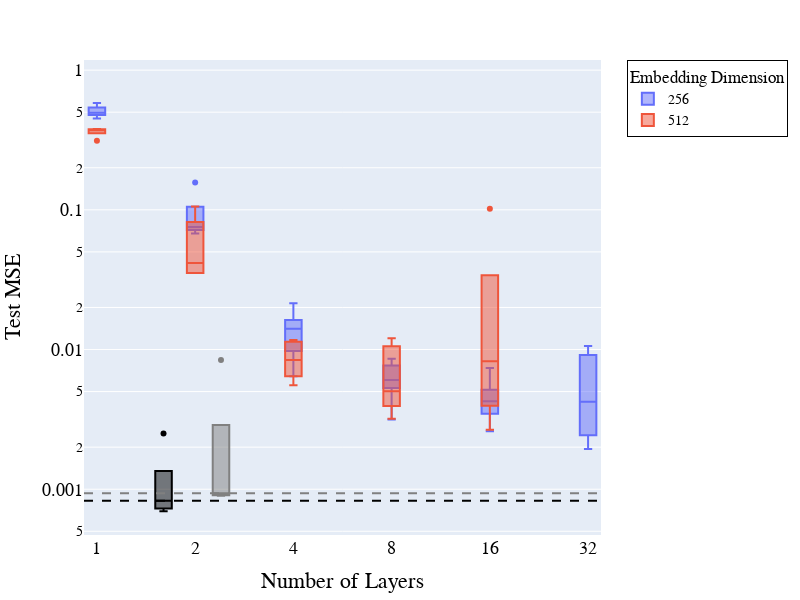

Notebook code cell kept with this figure:
### Code cell
import plotly.express as px
import numpy as np
import plotly.graph_objects as go

df_plot = df_long.copy()
df_plot["epoch"] = df_plot["epoch"].astype(str)

# compute baseline
filter_dic_baseline = {
    "n_layer": "2",
    "n_embd": "256",
    #"embedding": "gaussian",
    "read_in_bias": "False",
    "epoch": 299,
}

df_baseline = df_plot.copy()
for key, value in filter_dic_baseline.items():
    df_baseline = df_baseline[np.isin(df_baseline[key], [value, "missing"])]

# only fourier or gaussian
df_baseline = df_baseline[df_baseline["embedding"] != "none"]

# compute the mean test_loss grouped by embedding
df_baseline_grouped = df_baseline.groupby(["embedding", "epoch"])["test_loss"].median().reset_index()






filter_dic = {
    "epoch": "299",
    #"n_embd": "256",
    "embedding": "none",
    "read_in_bias": "False",
    "attention_only": "True",
    "n_epochs": "400",
}
# remove 128 n_embd
df_plot = df_plot[df_plot["n_embd"] != "128"]

#df_plot = df_long.copy()
for key, value in filter_dic.items():
    df_plot = df_plot[np.isin(df_plot[key], [value, "missing"])]

df_plot["n_layer"] = df_plot["n_layer"].astype("int")
# order n_layer
#df_plot["n_layer"] = pd.Categorical(df_plot["n_layer"], categories=["1", "2", "4", "6", "8", "10", "12", "14", "16", "18", "20"], ordered=True)
# order n_embd as categorical
df_plot["n_embd"] = df_plot["n_embd"].astype(str)
#df_plot["n_embd"] = pd.Categorical(df_plot["n_embd"], categories=["128", "256", "512"], ordered=True)

fig = px.box(df_plot, 
           x="n_layer", 
           #y="embedding", 
           y = "test_loss",
           color="n_embd", 
           hover_data=["iter", "n_embd"],
           title="Test Loss vs. Epoch",
           #facet_col="read_in_bias",
           #facet_row="embedding",
           log_y=True,
           category_orders={"n_layer": ["1", "2", "4", "8", "16", "32"]}, # removed 1
           log_x=True,
           height=600,
)

# print count per n_layer
print(df_plot["n_layer"].value_counts())
print(df_plot["attention_only"].value_counts())
print(df_plot["n_epochs"].value_counts())



# # Add horizontal lines and annotations for the baseline
for i, embedding in enumerate(df_baseline["embedding"].unique()):
    baseline_data = df_baseline_grouped[df_baseline_grouped["embedding"] == embedding]
    color = "grey" if i else "black"
    for i, row in baseline_data.iterrows():
        fig.add_hline(y=row["test_loss"], line_dash="dash", line_color=color)
        # Adjust the annotation position to be near the right side of the plot
        fig.add_annotation(
            x=0.95,  # Use relative coordinates (0 to 1) for x position
            y=row["test_loss"], 
            #text=f"{embedding} baseline (epoch {row['epoch']})", 
            showarrow=True, 
            arrowhead=2,
            ax=0.95,  # Position arrow base at the same relative x position
            ay=row["test_loss"],  # Position arrow base at the same y value
            xref="paper",  # Reference x to the entire plot
            yref="y",  # Reference y to the y-axis value
            font=dict(size=14),
            #bgcolor="white",
            #bordercolor="black",
            borderwidth=2,
        )

# Create baseline box plots and add them to the main plot
# Create baseline box plots and add them to the main plot
for i, embedding in enumerate(df_baseline["embedding"].unique()):
    df_baseline_embedding = df_baseline[df_baseline["embedding"] == embedding]
    increment = 0.4 if i else -0.4  # Shift the baseline box plots to the left or right
    df_baseline_embedding["n_layer"] = df_baseline_embedding["n_layer"].astype(float) + increment
    color = "grey" if i else "black"
    baseline_fig = px.box(
        df_baseline_embedding, 
        x="n_layer", 
        y="test_loss",
        color="n_embd",
        color_discrete_sequence=[color],  # Set to black
        log_y=True,
        height=600,
    )
    for trace in baseline_fig.data:
        trace.update(showlegend=False)  # Hide legend for the baseline traces
        fig.add_trace(trace)

    
# Update layout for better readability
fig.update_layout(
    #title="Test Loss vs. Epoch",
    title="",
    xaxis_title="Number of Layers",
    yaxis_title="Test MSE",
    legend_title="Embedding Dimension",
    font=dict(
        family="Arial, sans-serif",
        size=18,  # Increase the font size
        color="black"
    ),
    title_font=dict(
        size=20,  # Increase the title font size
        color="black"
    ),
    legend=dict(
        x=1.05,
        y=1,
        traceorder="normal",
        bgcolor="white",
        bordercolor="black",
        borderwidth=1,
        font=dict(size=14),  # Increase legend font size
    ),
    margin=dict(l=40, r=40, t=60, b=40),  # Adjust margins for better layout
    # make box wider
    boxmode='overlay',
    boxgap=0.2,
    boxgroupgap=0.2,
)
# make ticks only for the layers in the plot
fig.update_xaxes(tickvals=[1, 2, 4, 8, 16, 32])
# make the plot square
fig.update_layout(height=600, width=800)

fig.show()

# save to pdf
import plotly.io as pio
#pio.write_image(fig, "plots/sort_n_layers.pdf")

# save to svg
import plotly.io as pio
pio.write_image(fig, "plots/sort_n_layers_2.svg")

### Figure 1 — Plotly figure (JSON) as saved in the notebook; plotly's stock layout.template omitted (floating-point values rounded to 4 significant figures)
{"data": [{"alignmentgroup": "True", "customdata": [["3", "256"], ["4", "256"], ["1", "256"], ["1", "256"], ["2", "256"], ["0", "256"], ["3", "256"], ["4", "256"], ["2", "256"], ["4", "256"], ["1", "256"], ["4", "256"], ["1", "256"], ["2", "256"], ["3", "256"], ["0", "256"], ["3", "256"], ["0", "256"], ["2", "256"], ["4", "256"], ["2", "256"], ["0", "256"], ["0", "256"], ["1", "256"], ["3", "256"], ["1", "256"], ["0", "256"], ["2", "256"], ["3", "256"], ["4", "256"]], "hovertemplate": "n_embd=%{customdata[1]}<br>n_layer=%{x}<br>test_loss=%{y}<br>iter=%{customdata[0]}<extra></extra>", "legendgroup": "256", "marker": {"color": "#636efa"}, "name": "256", "notched": false, "offsetgroup": "256", "orientation": "v", "showlegend": true, "type": "box", "x": [8, 8, 8, 1, 1, 1, 1, 1, 4, 4, 16, 16, 32, 32, 32, 16, 16, 32, 16, 32, 8, 8, 4, 4, 4, 2, 2, 2, 2, 2], "x0": " ", "xaxis": "x", "y": [0.003161, 0.006028, 0.007381, 0.4958, 0.5815, 0.4875, 0.5257, 0.4502, 0.0141, 0.01455, 0.004264, 0.007369, 0.00864, 0.01062, 0.001944, 0.002599, 0.003752, 0.004226, 0.004424, 0.002601, 0.008575, 0.00604, 0.02147, 0.006429, 0.01087, 0.1568, 0.06761, 0.07542, 0.08785, 0.07327], "y0": " ", "yaxis": "y"}, {"alignmentgroup": "True", "customdata": [["1", "512"], ["2", "512"], ["4", "512"], ["0", "512"], ["3", "512"], ["0", "512"], ["4", "512"], ["0", "512"], ["1", "512"], ["3", "512"], ["2", "512"], ["1", "512"], ["0", "512"], ["2", "512"], ["3", "512"], ["4", "512"], ["1", "512"], ["0", "512"], ["1", "512"], ["4", "512"], ["3", "512"], ["2", "512"], ["2", "512"], ["3", "512"], ["4", "512"]], "hovertemplate": "n_embd=%{customdata[1]}<br>n_layer=%{x}<br>test_loss=%{y}<br>iter=%{customdata[0]}<extra></extra>", "legendgroup": "512", "marker": {"color": "#EF553B"}, "name": "512", "notched": false, "offsetgroup": "512", "orientation": "v", "showlegend": true, "type": "box", "x": [4, 4, 4, 4, 4, 8, 1, 1, 1, 1, 1, 2, 2, 2, 2, 2, 8, 16, 16, 8, 8, 8, 16, 16, 16], "x0": " ", "xaxis": "x", "y": [0.01169, 0.006725, 0.005538, 0.008406, 0.01128, 0.005027, 0.3118, 0.3784, 0.3755, 0.3668, 0.3761, 0.07371, 0.1057, 0.0416, 0.03538, 0.03526, 0.01006, 0.004393, 0.1016, 0.003195, 0.004188, 0.01203, 0.00266, 0.01151, 0.008252], "y0": " ", "yaxis": "y"}, {"alignmentgroup": "True", "hovertemplate": "n_embd=256<br>n_layer=%{x}<br>test_loss=%{y}<extra></extra>", "legendgroup": "256", "marker": {"color": "black"}, "name": "256", "notched": false, "offsetgroup": "256", "orientation": "v", "showlegend": false, "type": "box", "x": [1.6, 1.6, 1.6, 1.6, 1.6], "x0": " ", "xaxis": "x", "y": [0.0009657, 0.0007382, 0.0006954, 0.0008273, 0.002504], "y0": " ", "yaxis": "y"}, {"alignmentgroup": "True", "hovertemplate": "n_embd=256<br>n_layer=%{x}<br>test_loss=%{y}<extra></extra>", "legendgroup": "256", "marker": {"color": "grey"}, "name": "256", "notched": false, "offsetgroup": "256", "orientation": "v", "showlegend": false, "type": "box", "x": [2.4, 2.4, 2.4, 2.4, 2.4], "x0": " ", "xaxis": "x", "y": [0.0008996, 0.0009349, 0.0009071, 0.008419, 0.00104], "y0": " ", "yaxis": "y"}], "layout": {"annotations": [{"arrowhead": 2, "ax": 0.95, "ay": 0.0008273, "borderwidth": 2, "font": {"size": 14}, "showarrow": true, "x": 0.95, "xref": "paper", "y": 0.0008273, "yref": "y"}, {"arrowhead": 2, "ax": 0.95, "ay": 0.0009349, "borderwidth": 2, "font": {"size": 14}, "showarrow": true, "x": 0.95, "xref": "paper", "y": 0.0009349, "yref": "y"}], "boxgap": 0.2, "boxgroupgap": 0.2, "boxmode": "overlay", "font": {"color": "black", "family": "Arial, sans-serif", "size": 18}, "height": 600, "legend": {"bgcolor": "white", "bordercolor": "black", "borderwidth": 1, "font": {"size": 14}, "title": {"text": "Embedding Dimension"}, "tracegroupgap": 0, "traceorder": "normal", "x": 1.05, "y": 1}, "margin": {"b": 40, "l": 40, "r": 40, "t": 60}, "shapes": [{"line": {"color": "black", "dash": "dash"}, "type": "line", "x0": 0, "x1": 1, "xref": "x domain", "y0": 0.0008273, "y1": 0.0008273, "yref": "y"}, {"line": {"color": "grey", "dash": "dash"}, "type": "line", "x0": 0, "x1": 1, "xref": "x domain", "y0": 0.0009349, "y1": 0.0009349, "yref": "y"}], "title": {"font": {"color": "black", "size": 20}, "text": ""}, "width": 800, "xaxis": {"anchor": "y", "categoryarray": ["1", "2", "4", "8", "16", "32"], "categoryorder": "array", "domain": [0, 1], "tickvals": [1, 2, 4, 8, 16, 32], "title": {"text": "Number of Layers"}, "type": "log"}, "yaxis": {"anchor": "x", "domain": [0, 1], "title": {"text": "Test MSE"}, "type": "log"}}}
